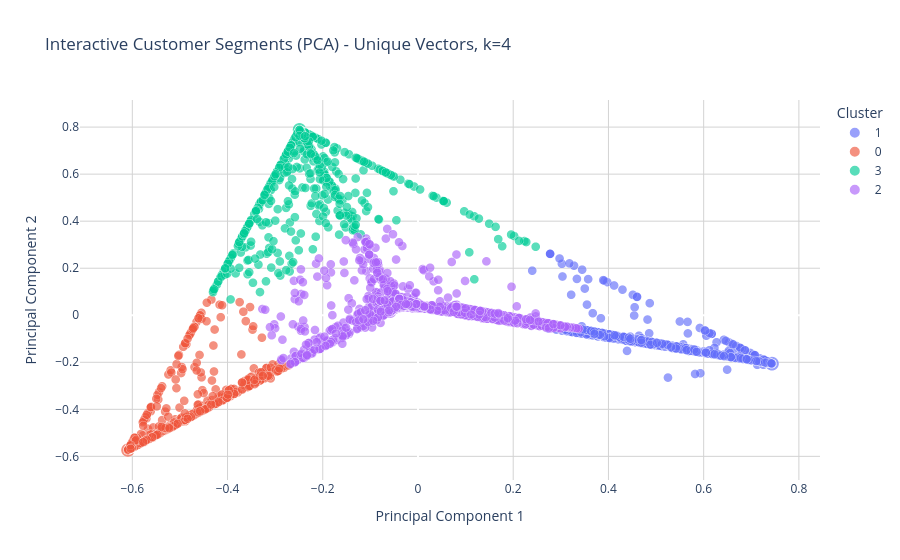

Notebook code for this chart:
### Markdown cell above
## K=4 clustering
The cells below repeat the same workflow for four clusters while keeping the original `k=3` analysis above intact.

### Code cell
import numpy as np
import pandas as pd
from sklearn.cluster import KMeans
from sklearn.decomposition import PCA
import plotly.express as px
import matplotlib.pyplot as plt

# K = 4 version of the same workflow, kept separate from the k=3 cells above.
if 'percent' in locals() and 'row_keys' in locals() and 'unique_percent' in locals():
    k_vis_4 = 4

    if len(unique_percent) < k_vis_4:
        raise ValueError('Not enough unique customer vectors for k=4.')

    km_vis_4 = KMeans(n_clusters=k_vis_4, random_state=42, n_init=10)
    unique_labels_4 = km_vis_4.fit_predict(unique_percent)

    key_to_label_4 = pd.Series(unique_labels_4, index=unique_percent.index)
    labels_4 = row_keys.map(key_to_label_4).to_numpy(dtype=int)

    pca_4 = PCA(n_components=2, random_state=42)
    unique_coords_4 = pca_4.fit_transform(unique_percent)
    key_to_coords_4 = pd.DataFrame(unique_coords_4, index=unique_percent.index, columns=['PC1', 'PC2'])
    coords_4 = key_to_coords_4.loc[row_keys].to_numpy()

    cluster_counts_4 = pd.Series(labels_4).value_counts().sort_index()
    print('Number of customers in each cluster for k=4:')
    for cluster_id, count in cluster_counts_4.items():
        print(f'Cluster {cluster_id}: {count} customers')

    centroid_df_4 = percent.copy()
    centroid_df_4['cluster'] = labels_4
    centroid_df_4 = centroid_df_4.groupby('cluster').mean().sort_index()

    print('\nCluster Centroids for k=4 (Top 5 product groups for each cluster):')
    for cluster_id in centroid_df_4.index:
        print(f'\n----- Centroid for Cluster {cluster_id} -----')
        print(centroid_df_4.loc[cluster_id].sort_values(ascending=False).head(5))

    base_df_4 = pd.DataFrame({
        'CustomerID': percent.index.astype(str),
        'PC1': coords_4[:, 0],
        'PC2': coords_4[:, 1],
        'Cluster': labels_4.astype(int),
    })

    vector_key_4 = pd.util.hash_pandas_object(percent, index=False).astype(str).to_numpy()
    base_df_4['vector_key'] = vector_key_4

    agg_df_4 = (
        base_df_4.groupby('vector_key', as_index=False)
        .agg(
            PC1=('PC1', 'first'),
            PC2=('PC2', 'first'),
            Cluster=('Cluster', lambda s: int(s.mode().iloc[0])),
            n_customers=('CustomerID', 'size'),
            customer_ids=('CustomerID', lambda s: ', '.join(s.iloc[:15]) + (' ...' if len(s) > 15 else '')),
        )
    )

    unique_vectors_4 = percent.groupby(pd.Series(vector_key_4, index=percent.index), sort=False).first()

    def top_groups_text_4(row, k=5):
        top = row[row > 0].sort_values(ascending=False).head(k)
        if len(top) == 0:
            return '(all zeros)'
        return '<br>'.join([f'{idx}: {val:.1%}' for idx, val in top.items()])

    top_groups_map_4 = unique_vectors_4.apply(top_groups_text_4, axis=1)
    agg_df_4['Top_Products'] = agg_df_4['vector_key'].map(top_groups_map_4)
    agg_df_4['Cluster'] = agg_df_4['Cluster'].astype(str)

    log_n_4 = np.log1p(agg_df_4['n_customers'].astype(float))
    denom_4 = max(log_n_4.max() - log_n_4.min(), 1e-9)
    agg_df_4['size_for_plot'] = 6.0 + 8.0 * (log_n_4 - log_n_4.min()) / denom_4
    agg_df_4 = agg_df_4.sort_values('size_for_plot', ascending=False).reset_index(drop=True)

    fig_4 = px.scatter(
        agg_df_4,
        x='PC1',
        y='PC2',
        color='Cluster',
        size='size_for_plot',
        size_max=14,
        title='Interactive Customer Segments (PCA) - Unique Vectors, k=4',
        labels={
            'PC1': 'Principal Component 1',
            'PC2': 'Principal Component 2',
            'n_customers': 'Customers at this point',
            'customer_ids': 'Customer IDs (sample)',
            'size_for_plot': 'Marker size',
        },
        custom_data=['n_customers', 'customer_ids', 'Top_Products'],
    )

    fig_4.update_traces(
        marker=dict(opacity=0.65, line=dict(width=0.4, color='white')),
        hovertemplate=(
            '<b>Cluster:</b> %{marker.color}<br>'
            '<b>PC1:</b> %{x:.6f}<br>'
            '<b>PC2:</b> %{y:.6f}<br>'
            '<b>Customers at this point:</b> %{customdata[0]}<br>'
            '<b>Customer IDs (sample):</b> %{customdata[1]}<br>'
            '<b>Top 5 Groups:</b><br>%{customdata[2]}'
            '<extra></extra>'
        )
    )

    fig_4.update_layout(
        legend_title_text='Cluster',
        xaxis=dict(gridcolor='lightgrey'),
        yaxis=dict(gridcolor='lightgrey'),
        plot_bgcolor='white'
    )

    fig_4.show()
else:
    print("Run the main clustering cell first so 'percent', 'row_keys', and 'unique_percent' exist.")

### Figure 1 — Plotly figure (JSON) as saved in the notebook; plotly's stock layout.template omitted (floating-point values rounded to 4 significant figures; data arrays with more than 128 entries replaced by an {"elided": "..."} marker saying what was removed)
{"data": [{"customdata": {"elided": "739x3 mixed values"}, "hovertemplate": "<b>Cluster:</b> %{marker.color}<br><b>PC1:</b> %{x:.6f}<br><b>PC2:</b> %{y:.6f}<br><b>Customers at this point:</b> %{customdata[0]}<br><b>Customer IDs (sample):</b> %{customdata[1]}<br><b>Top 5 Groups:</b><br>%{customdata[2]}<extra></extra>", "legendgroup": "1", "marker": {"color": "#636efa", "line": {"color": "white", "width": 0.4}, "opacity": 0.65, "size": {"elided": "739 float values"}, "sizemode": "area", "sizeref": 0.07143, "symbol": "circle"}, "mode": "markers", "name": "1", "showlegend": true, "type": "scattergl", "x": {"elided": "739 float values"}, "xaxis": "x", "y": {"elided": "739 float values"}, "yaxis": "y"}, {"customdata": {"elided": "559x3 mixed values"}, "hovertemplate": "<b>Cluster:</b> %{marker.color}<br><b>PC1:</b> %{x:.6f}<br><b>PC2:</b> %{y:.6f}<br><b>Customers at this point:</b> %{customdata[0]}<br><b>Customer IDs (sample):</b> %{customdata[1]}<br><b>Top 5 Groups:</b><br>%{customdata[2]}<extra></extra>", "legendgroup": "0", "marker": {"color": "#EF553B", "line": {"color": "white", "width": 0.4}, "opacity": 0.65, "size": {"elided": "559 float values"}, "sizemode": "area", "sizeref": 0.07143, "symbol": "circle"}, "mode": "markers", "name": "0", "showlegend": true, "type": "scattergl", "x": {"elided": "559 float values"}, "xaxis": "x", "y": {"elided": "559 float values"}, "yaxis": "y"}, {"customdata": {"elided": "528x3 mixed values"}, "hovertemplate": "<b>Cluster:</b> %{marker.color}<br><b>PC1:</b> %{x:.6f}<br><b>PC2:</b> %{y:.6f}<br><b>Customers at this point:</b> %{customdata[0]}<br><b>Customer IDs (sample):</b> %{customdata[1]}<br><b>Top 5 Groups:</b><br>%{customdata[2]}<extra></extra>", "legendgroup": "3", "marker": {"color": "#00cc96", "line": {"color": "white", "width": 0.4}, "opacity": 0.65, "size": {"elided": "528 float values"}, "sizemode": "area", "sizeref": 0.07143, "symbol": "circle"}, "mode": "markers", "name": "3", "showlegend": true, "type": "scattergl", "x": {"elided": "528 float values"}, "xaxis": "x", "y": {"elided": "528 float values"}, "yaxis": "y"}, {"customdata": {"elided": "1464x3 mixed values"}, "hovertemplate": "<b>Cluster:</b> %{marker.color}<br><b>PC1:</b> %{x:.6f}<br><b>PC2:</b> %{y:.6f}<br><b>Customers at this point:</b> %{customdata[0]}<br><b>Customer IDs (sample):</b> %{customdata[1]}<br><b>Top 5 Groups:</b><br>%{customdata[2]}<extra></extra>", "legendgroup": "2", "marker": {"color": "#ab63fa", "line": {"color": "white", "width": 0.4}, "opacity": 0.65, "size": {"elided": "1464 float values"}, "sizemode": "area", "sizeref": 0.07143, "symbol": "circle"}, "mode": "markers", "name": "2", "showlegend": true, "type": "scattergl", "x": {"elided": "1464 float values"}, "xaxis": "x", "y": {"elided": "1464 float values"}, "yaxis": "y"}], "layout": {"legend": {"itemsizing": "constant", "title": {"text": "Cluster"}, "tracegroupgap": 0}, "plot_bgcolor": "white", "title": {"text": "Interactive Customer Segments (PCA) - Unique Vectors, k=4"}, "xaxis": {"anchor": "y", "domain": [0, 1], "gridcolor": "lightgrey", "title": {"text": "Principal Component 1"}}, "yaxis": {"anchor": "x", "domain": [0, 1], "gridcolor": "lightgrey", "title": {"text": "Principal Component 2"}}}}
